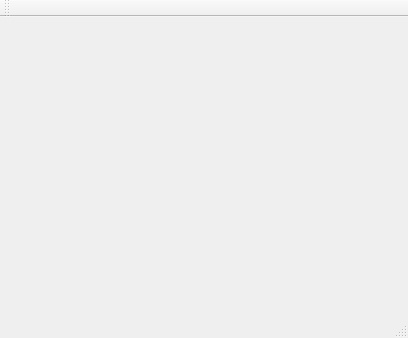
<?xml version="1.0" encoding="UTF-8"?>
<ui version="4.0">
 <class>PlotMainWindow</class>
 <widget class="QMainWindow" name="PlotMainWindow">
  <property name="geometry">
   <rect>
    <x>0</x>
    <y>0</y>
    <width>408</width>
    <height>338</height>
   </rect>
  </property>
  <property name="windowTitle">
   <string>PlotMainWindow</string>
  </property>
  <widget class="QWidget" name="centralWidget"/>
  <widget class="QMenuBar" name="menuBar">
   <property name="geometry">
    <rect>
     <x>0</x>
     <y>0</y>
     <width>408</width>
     <height>23</height>
    </rect>
   </property>
  </widget>
  <widget class="QToolBar" name="mainToolBar">
   <attribute name="toolBarArea">
    <enum>TopToolBarArea</enum>
   </attribute>
   <attribute name="toolBarBreak">
    <bool>false</bool>
   </attribute>
  </widget>
  <widget class="QStatusBar" name="statusBar"/>
 </widget>
 <layoutdefault spacing="6" margin="11"/>
 <resources/>
 <connections/>
</ui>
